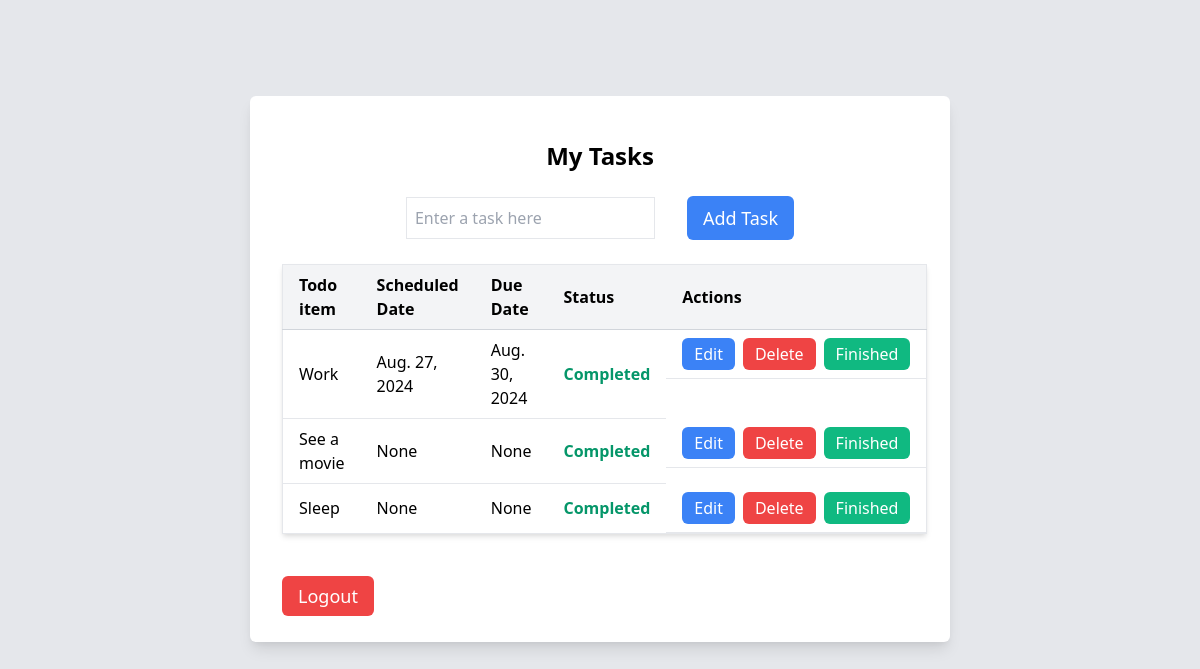
The page /todo/ (signed in) on the database its author committed.
### todo_app/models.py (models this page shows, shortened)
class Todo(models.Model):
    user = models.ForeignKey(User, on_delete=models.CASCADE)
    todo_name = models.CharField(max_length=1000)
    status = models.BooleanField(default=False)
    scheduled_date = models.DateField()
    due_date = models.DateField()
    class Meta:
        permissions = [("can_edit_task", "Can_edit_task"), ("can_delete_task", "Can_delete_task")]

### todo_app/views.py (the view)
# urls.py: path('todo/', views.todo, name='todo'),
@login_required
def todo(request):
    if request.method == 'POST':
        task = request.POST.get('task')
        new_todo = Todo(user=request.user, todo_name=task)
        new_todo.save()
    all_todos = Todo.objects.filter(user=request.user)
    context = {
        "todos" : all_todos,
    }
    return render(request, 'todo.html', context)

### template/todo.html (shortened to what this page needs)
<!DOCTYPE html>
<html lang="en">
  <head>
    <link
      href="https://cdn.jsdelivr.net/npm/tailwindcss@2.2.19/dist/tailwind.min.css"
      rel="stylesheet"
    />
  </head>
  <body class="flex items-center justify-center bg-gray-200 pt-24">
    <div class="w-7/12 bg-white p-8 rounded-md shadow-lg">
      <div>
        <div>
          <h4 class="text-center my-3 pb-3 font-bold text-2xl">My Tasks</h4>
          <form
            method="POST"
            class="flex items-center justify-center gap-8 mb-4 pb-2"
          >
            <div>
              <div class="form-outline">
                <input
                  type="text"
                  id="form1"
                  class="border py-2 px-2"
                  name="task"
                  placeholder="Enter a task here"
                />
              </div>
            </div>
            <div class="col-12">
              <button
                type="submit"
                class="bg-blue-500 w-full text-white px-4 py-2 rounded-md text-lg cursor-pointer"
              >
                Add Task
              </button>
            </div>
          </form>
          <table
            class="w-full mb-12 border-collapse border border-gray-200 shadow-md"
          >
            <thead>
              <tr class="bg-gray-100">
                <th class="py-2 px-4 border-b border-gray-300 text-left">
                  Todo item
                </th>
                <th class="py-2 px-4 border-b border-gray-300 text-left">
                  Scheduled Date
                </th>
                <th class="py-2 px-4 border-b border-gray-300 text-left">
                  Due Date
                </th>
                <th class="py-2 px-4 border-b border-gray-300 text-left">
                  Status
                </th>
                <th class="py-2 px-4 border-b border-gray-300 text-left">
                  Actions
                </th>
              </tr>
            </thead>
            <tbody>
              {% for i in todos %}
              <tr class="hover:bg-gray-50">
                <td class="py-2 px-4 border-b border-gray-200">
                  {{ i.todo_name }}
                </td>
                <td class="py-2 px-4 border-b border-gray-200">
                  {{ i.scheduled_date }}
                </td>
                <td class="py-2 px-4 border-b border-gray-200">
                  {{ i.due_date }}
                </td>
                <td class="py-2 px-4 border-b border-gray-200">
                  {% if i.status %}
                  <span class="text-green-600 font-semibold">Completed</span>
                  {% else %}
                  <span class="text-yellow-600 font-semibold">In progress</span>
                  {% endif %}
                </td>
                <td class="py-2 px-4 border-b border-gray-200 flex gap-2">
                  <a href="{% url 'edit' i.todo_name %}">
                    <button
                      class="text-white bg-blue-500 hover:bg-blue-600 px-3 py-1 rounded-md transition duration-200"
                    >
                      Edit
                    </button>
                  </a>
                  <a href="{% url 'delete' i.todo_name %}">
                    <button
                      class="text-white bg-red-500 hover:bg-red-600 px-3 py-1 rounded-md transition duration-200"
                    >
                      Delete
                    </button>
                  </a>
                  <a href="{% url 'update' i.todo_name %}">
                    <button
                      class="text-white bg-green-500 hover:bg-green-600 px-3 py-1 rounded-md transition duration-200"
                    >
                      Finished
                    </button>
                  </a>
                </td>
              </tr>
              {% endfor %}
            </tbody>
          </table>
          <a
            href="{% url 'register'%}"
            class="bg-red-500 text-white px-4 py-2 rounded-md text-lg cursor-pointer"
          >
            <button type="submit">Logout</button>
          </a>
        </div>
      </div>
    </div>
  </body>
</html>

### rows shown on the page
Todo: todo_name "Work", scheduled_date "Aug. 27, 2024", due_date "Aug. 30, 2024", status "Completed"
Todo: todo_name "See a movie", scheduled_date "None", due_date "None", status "Completed"
Todo: todo_name "Sleep", scheduled_date "None", due_date "None", status "Completed"
